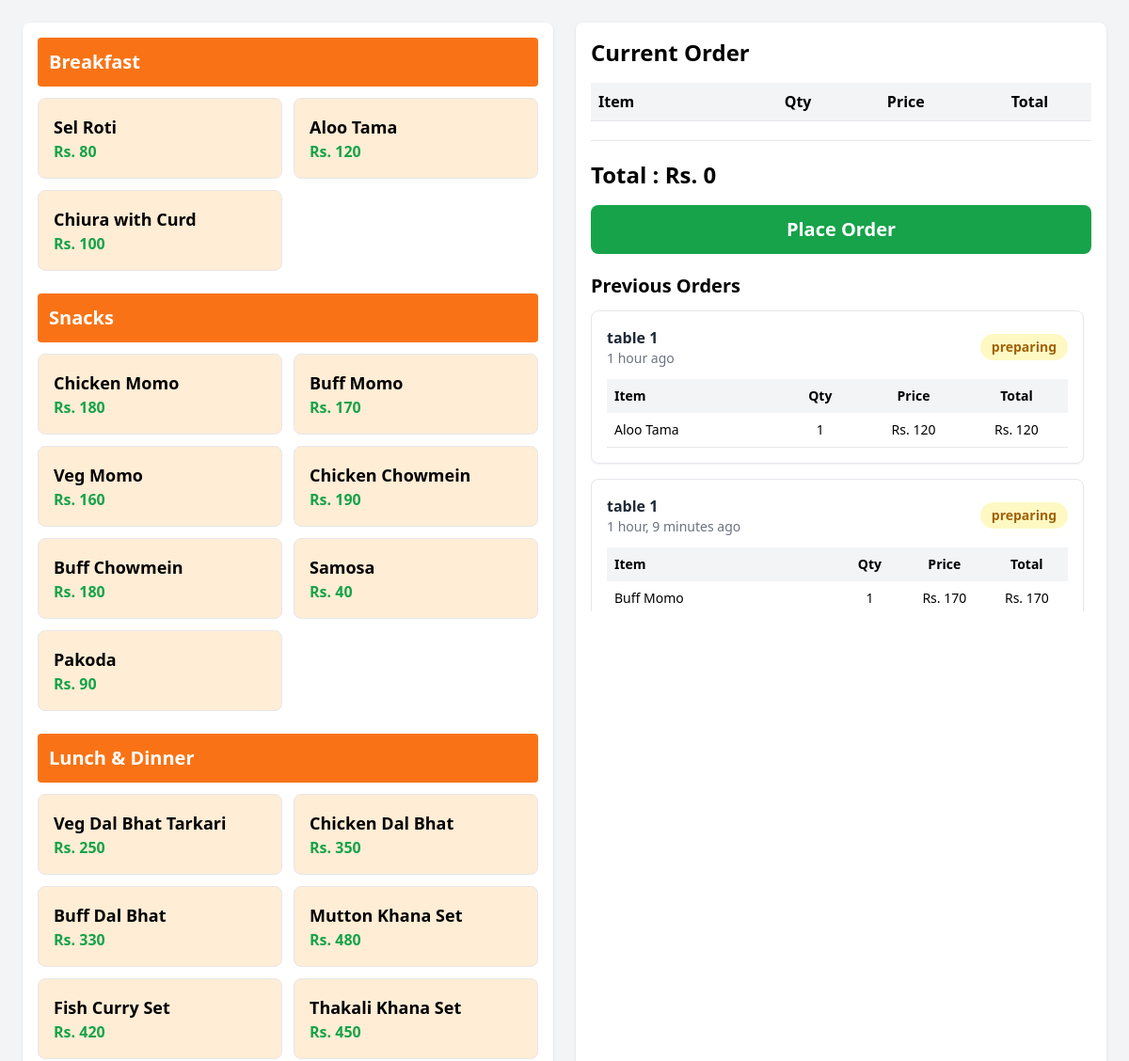
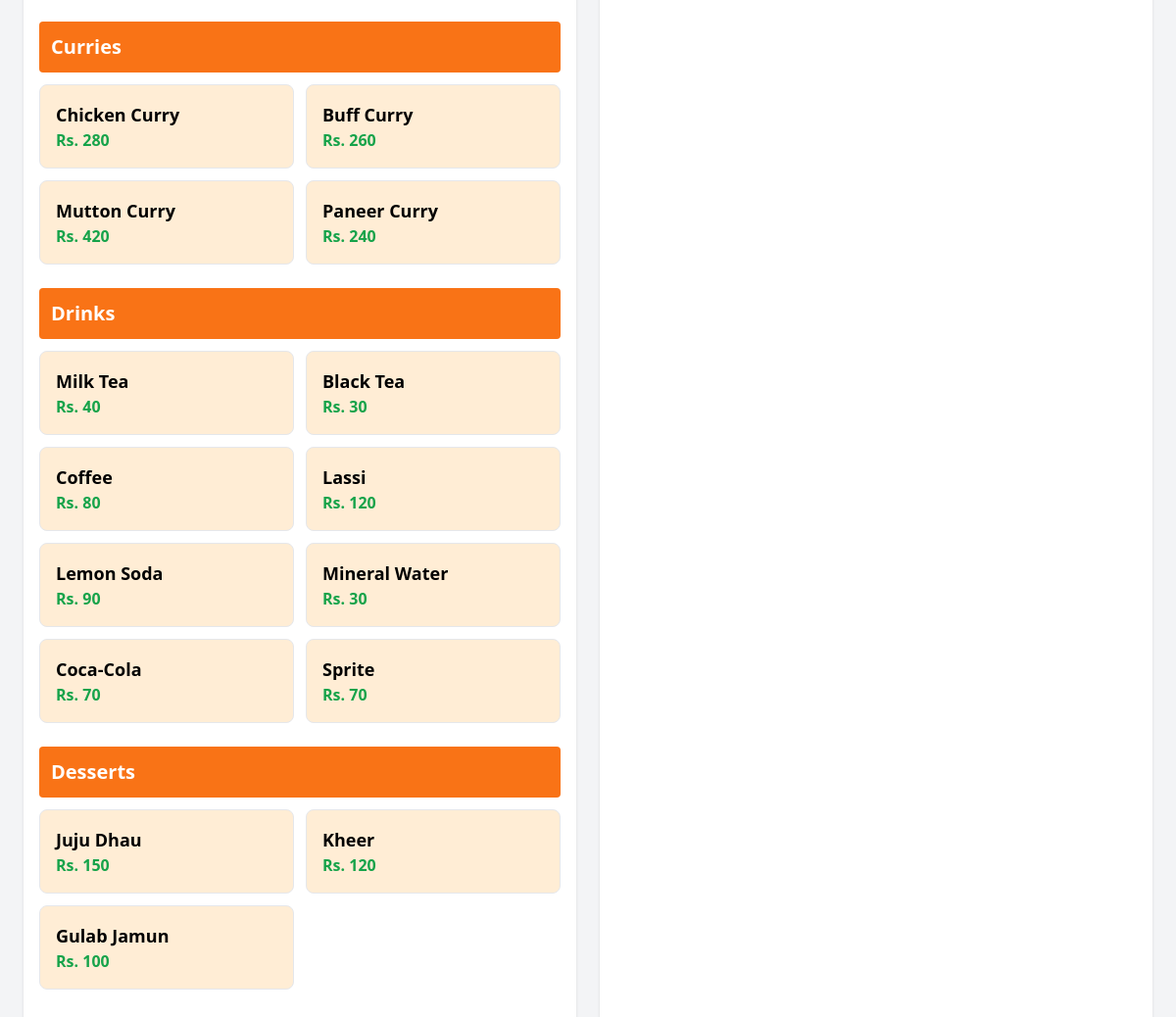
The page /orders/menu1/ (signed in) on the database its author committed (2 pictures, top to bottom).
### orders/models.py (models this page shows, shortened)
class Category(models.Model):
    name=models.CharField(max_length=150)
    def __str__(self):
        return self.name

class MenuItem(models.Model):
    category=models.ForeignKey(Category,on_delete=models.CASCADE,related_name="items")
    name=models.CharField(max_length=200)
    price=models.PositiveIntegerField()
    description=models.TextField(null=True,blank=True)

class Order(models.Model):
    class ORDER_STATUS(models.TextChoices):
        PREPARING='p','preparing'
        READY='r','Ready'
        SERVED='s','Served'
        BILLED='b','Billed'
    id=models.UUIDField(primary_key=True,default=uuid.uuid4,editable=False)
    table=models.ForeignKey(Table,on_delete=models.PROTECT,related_name="order")
    status=models.CharField(max_length=2,choices=ORDER_STATUS,default=ORDER_STATUS.PREPARING)
    created_at=models.DateTimeField(auto_now_add=True)

class Table(models.Model):
    name=models.CharField(max_length=20)
    is_reserved=models.BooleanField(default=False,null=True)

class OrderItem(models.Model):
    order = models.ForeignKey(
        Order,
        on_delete=models.PROTECT,
        related_name="order_items",
        null=True,
        blank=True,
    )
    menu_item = models.ForeignKey(
        MenuItem,
        on_delete=models.PROTECT,
        related_name="order_items"
    )
    price = models.PositiveBigIntegerField()
    quantity = models.PositiveBigIntegerField(default=1)

### orders/views.py (the view, shortened to what this page needs)
# urls.py: path("menu<table_id>/", views.menu_views, name="menu_view_url"),
@role_required([User.Role.WAITER])
def menu_views(request, table_id):
    categories = Category.objects.all()
    orders = Order.objects.filter(table_id=table_id
                                  ).exclude(status=Order.ORDER_STATUS.BILLED
                                            ).order_by("-created_at")
    return render(
        request,
        "orders/menu.html",
        {
            "categories": categories,
            "table_id": table_id,
            "orders":orders
        }
    )
    print("table_id from URL:", table_id)

### orders/templates/orders/menu.html (shortened to what this page needs)
{% load humanize%}
<!doctype html>
<html lang="en">
  <head>
    <script src="https://cdn.tailwindcss.com"></script>
  </head>
  <body class="bg-gray-100">
    <div class="grid grid-cols-2 gap-6 p-6 h-screen">
      <div
        id="menu-items"
        class="bg-white rounded-lg shadow p-4 overflow-y-auto"
      >
        {% for category in categories %}
        <h2 class="text-xl font-bold bg-orange-500 text-white p-3 rounded mb-3">
          {{ category }}
        </h2>
        <div class="grid grid-cols-2 gap-3 mb-6">
          {% for item in category.items.all %}
          <button
            type="button"
            class="bg-orange-100 hover:bg-orange-200 border rounded-lg p-4 text-left"
            data-item-id="{{ item.id }}"
            data-item-name="{{ item.name }}"
            data-item-price="{{ item.price }}"
          >
            <p class="font-bold text-lg">{{ item.name }}</p>
            <p class="text-green-600 font-semibold">Rs. {{ item.price }}</p>
          </button>
          {% endfor %}
        </div>
        {% endfor %}
      </div>
      <div class="bg-white rounded-lg shadow p-4 flex flex-col">
        <h2 class="text-2xl font-bold mb-4">Current Order</h2>
        <form method="POST" action="">
          <div class="flex-1 overflow-y-auto">
            <table class="w-full">
              <thead class="border-b bg-gray-100">
                <tr>
                  <th class="text-left p-2">Item</th>
                  <th class="text-center">Qty</th>
                  <th class="text-center">Price</th>
                  <th class="text-center">Total</th>
                </tr>
              </thead>
            </table>
          </div>
          <div class="border-t mt-5 pt-5">
            <div class="text-2xl font-bold mb-4">
              Total :
              <span id="total-price"> Rs. 0 </span>
            </div>
            <button
              type="submit"
              class="w-full bg-green-600 hover:bg-green-700 text-white py-3 rounded-lg text-xl font-bold"
            >
              Place Order
            </button>
          </div>
        </form>
<h2 class="text-xl font-bold mt-5 mb-3">Previous Orders</h2>
<div class="max-h-80 overflow-y-auto pr-2 space-y-4">
    {% for order in orders %}
    <div class="border rounded-lg shadow-sm bg-white p-4">
        <div class="flex justify-between items-center mb-3">
            <div>
                <p class="font-semibold text-gray-800">
        {{ order.table.name }}
    </p>
                <p class="text-sm text-gray-500">
                    {{ order.created_at|timesince }} ago
                </p>
            </div>
            <span class="px-3 py-1 rounded-full bg-yellow-100 text-yellow-700 text-sm font-semibold">
                {{ order.get_status_display }}
            </span>
        </div>
        <table class="w-full text-sm">
            <thead class="bg-gray-100 sticky top-0">
                <tr>
                    <th class="text-left p-2">Item</th>
                    <th class="text-center p-2">Qty</th>
                    <th class="text-center p-2">Price</th>
                    <th class="text-center p-2">Total</th>
                </tr>
            </thead>
            <tbody>
                {% for item in order.order_items.all %}
                <tr class="border-b">
                    <td class="p-2">{{ item.menu_item.name }}</td>
                    <td class="text-center">{{ item.quantity }}</td>
                    <td class="text-center">Rs. {{ item.price }}</td>
                    <td class="text-center">
                        Rs. {% widthratio item.price 1 item.quantity %}
                    </td>
                </tr>
                {% endfor %}
            </tbody>
        </table>
    </div>
    {% empty %}
    <div class="text-center text-gray-500 py-6">
        No previous orders.
    </div>
    {% endfor %}
</div>
    </div>
  </body>
</html>

### rows shown on the page
Category: name "Breakfast"
MenuItem: name "Sel Roti", price "80"
MenuItem: name "Aloo Tama", price "120"
MenuItem: name "Chiura with Curd", price "100"
Category: name "Snacks"
MenuItem: name "Chicken Momo", price "180"
MenuItem: name "Buff Momo", price "170"
MenuItem: name "Veg Momo", price "160"
MenuItem: name "Chicken Chowmein", price "190"
MenuItem: name "Buff Chowmein", price "180"
MenuItem: name "Samosa", price "40"
MenuItem: name "Pakoda", price "90"
Category: name "Lunch & Dinner"
MenuItem: name "Veg Dal Bhat Tarkari", price "250"
MenuItem: name "Chicken Dal Bhat", price "350"
MenuItem: name "Buff Dal Bhat", price "330"
MenuItem: name "Mutton Khana Set", price "480"
MenuItem: name "Fish Curry Set", price "420"
MenuItem: name "Thakali Khana Set", price "450"
Category: name "Curries"
MenuItem: name "Chicken Curry", price "280"
MenuItem: name "Buff Curry", price "260"
MenuItem: name "Mutton Curry", price "420"
MenuItem: name "Paneer Curry", price "240"
Category: name "Drinks"
MenuItem: name "Milk Tea", price "40"
MenuItem: name "Black Tea", price "30"
MenuItem: name "Coffee", price "80"
MenuItem: name "Lassi", price "120"
MenuItem: name "Lemon Soda", price "90"
MenuItem: name "Mineral Water", price "30"
MenuItem: name "Coca-Cola", price "70"
MenuItem: name "Sprite", price "70"
Category: name "Desserts"
MenuItem: name "Juju Dhau", price "150"
MenuItem: name "Kheer", price "120"
MenuItem: name "Gulab Jamun", price "100"
Order: table.name "table 1", created_at "1 hour", status "preparing"
OrderItem: menu_item.name "Aloo Tama", quantity "1", price "120", price+quantity "120"
Order: table.name "table 1", created_at "1 hour, 9 minutes", status "preparing"
OrderItem: menu_item.name "Buff Momo", quantity "1", price "170", price+quantity "170"
